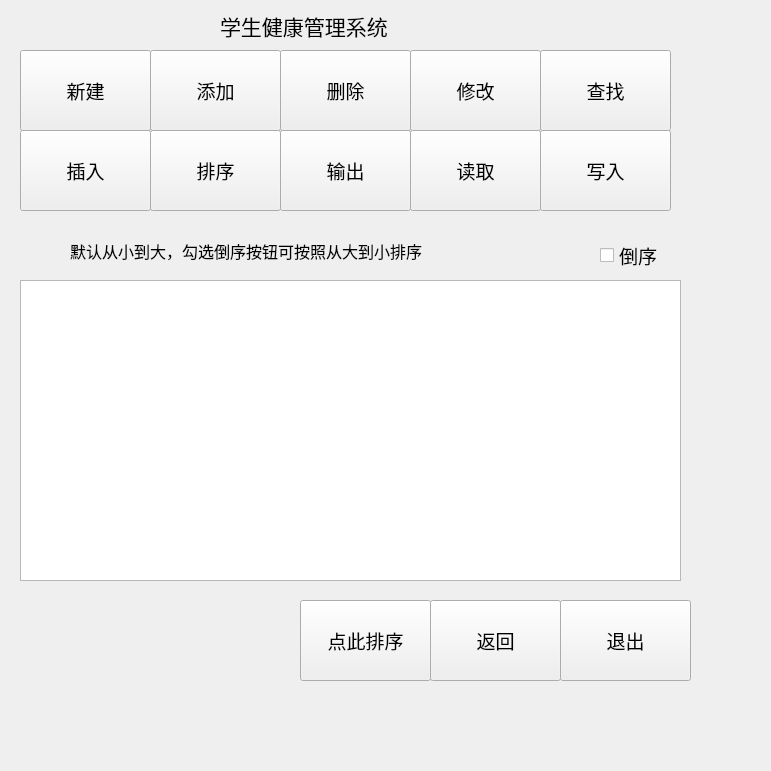
<?xml version="1.0" encoding="UTF-8"?>
<ui version="4.0">
 <class>rankWidget</class>
 <widget class="QWidget" name="rankWidget">
  <property name="geometry">
   <rect>
    <x>0</x>
    <y>0</y>
    <width>771</width>
    <height>771</height>
   </rect>
  </property>
  <property name="windowTitle">
   <string>Form</string>
  </property>
  <widget class="QTableWidget" name="tableWidget">
   <property name="geometry">
    <rect>
     <x>20</x>
     <y>280</y>
     <width>661</width>
     <height>301</height>
    </rect>
   </property>
  </widget>
  <widget class="QPushButton" name="rankingButton">
   <property name="geometry">
    <rect>
     <x>300</x>
     <y>600</y>
     <width>131</width>
     <height>81</height>
    </rect>
   </property>
   <property name="font">
    <font>
     <pointsize>14</pointsize>
    </font>
   </property>
   <property name="text">
    <string>点此排序</string>
   </property>
  </widget>
  <widget class="QPushButton" name="insertButton">
   <property name="geometry">
    <rect>
     <x>20</x>
     <y>130</y>
     <width>131</width>
     <height>81</height>
    </rect>
   </property>
   <property name="font">
    <font>
     <pointsize>14</pointsize>
    </font>
   </property>
   <property name="text">
    <string>插入</string>
   </property>
  </widget>
  <widget class="QPushButton" name="delButton">
   <property name="geometry">
    <rect>
     <x>280</x>
     <y>50</y>
     <width>131</width>
     <height>81</height>
    </rect>
   </property>
   <property name="font">
    <font>
     <pointsize>14</pointsize>
    </font>
   </property>
   <property name="text">
    <string>删除</string>
   </property>
  </widget>
  <widget class="QPushButton" name="addButton">
   <property name="geometry">
    <rect>
     <x>150</x>
     <y>50</y>
     <width>131</width>
     <height>81</height>
    </rect>
   </property>
   <property name="font">
    <font>
     <pointsize>14</pointsize>
    </font>
   </property>
   <property name="text">
    <string>添加</string>
   </property>
  </widget>
  <widget class="QPushButton" name="rankButton">
   <property name="geometry">
    <rect>
     <x>150</x>
     <y>130</y>
     <width>131</width>
     <height>81</height>
    </rect>
   </property>
   <property name="font">
    <font>
     <pointsize>14</pointsize>
    </font>
   </property>
   <property name="text">
    <string>排序</string>
   </property>
  </widget>
  <widget class="QPushButton" name="searchButton">
   <property name="geometry">
    <rect>
     <x>540</x>
     <y>50</y>
     <width>131</width>
     <height>81</height>
    </rect>
   </property>
   <property name="font">
    <font>
     <pointsize>14</pointsize>
    </font>
   </property>
   <property name="text">
    <string>查找</string>
   </property>
  </widget>
  <widget class="QPushButton" name="writeButton">
   <property name="geometry">
    <rect>
     <x>540</x>
     <y>130</y>
     <width>131</width>
     <height>81</height>
    </rect>
   </property>
   <property name="font">
    <font>
     <pointsize>14</pointsize>
    </font>
   </property>
   <property name="text">
    <string>写入</string>
   </property>
  </widget>
  <widget class="QPushButton" name="changeButton">
   <property name="geometry">
    <rect>
     <x>410</x>
     <y>50</y>
     <width>131</width>
     <height>81</height>
    </rect>
   </property>
   <property name="font">
    <font>
     <pointsize>14</pointsize>
    </font>
   </property>
   <property name="text">
    <string>修改</string>
   </property>
  </widget>
  <widget class="QPushButton" name="listButton">
   <property name="geometry">
    <rect>
     <x>280</x>
     <y>130</y>
     <width>131</width>
     <height>81</height>
    </rect>
   </property>
   <property name="font">
    <font>
     <pointsize>14</pointsize>
    </font>
   </property>
   <property name="text">
    <string>输出</string>
   </property>
  </widget>
  <widget class="QLabel" name="label">
   <property name="geometry">
    <rect>
     <x>220</x>
     <y>-40</y>
     <width>311</width>
     <height>131</height>
    </rect>
   </property>
   <property name="font">
    <font>
     <pointsize>16</pointsize>
    </font>
   </property>
   <property name="text">
    <string>学生健康管理系统</string>
   </property>
  </widget>
  <widget class="QPushButton" name="readButton">
   <property name="geometry">
    <rect>
     <x>410</x>
     <y>130</y>
     <width>131</width>
     <height>81</height>
    </rect>
   </property>
   <property name="font">
    <font>
     <pointsize>14</pointsize>
    </font>
   </property>
   <property name="text">
    <string>读取</string>
   </property>
  </widget>
  <widget class="QPushButton" name="establishButton">
   <property name="geometry">
    <rect>
     <x>20</x>
     <y>50</y>
     <width>131</width>
     <height>81</height>
    </rect>
   </property>
   <property name="font">
    <font>
     <pointsize>14</pointsize>
    </font>
   </property>
   <property name="text">
    <string>新建</string>
   </property>
  </widget>
  <widget class="QPushButton" name="returnButton">
   <property name="geometry">
    <rect>
     <x>430</x>
     <y>600</y>
     <width>131</width>
     <height>81</height>
    </rect>
   </property>
   <property name="font">
    <font>
     <pointsize>14</pointsize>
    </font>
   </property>
   <property name="text">
    <string>返回</string>
   </property>
  </widget>
  <widget class="QPushButton" name="exitButton">
   <property name="geometry">
    <rect>
     <x>560</x>
     <y>600</y>
     <width>131</width>
     <height>81</height>
    </rect>
   </property>
   <property name="font">
    <font>
     <pointsize>14</pointsize>
    </font>
   </property>
   <property name="text">
    <string>退出</string>
   </property>
  </widget>
  <widget class="QLabel" name="label_2">
   <property name="geometry">
    <rect>
     <x>70</x>
     <y>220</y>
     <width>651</width>
     <height>61</height>
    </rect>
   </property>
   <property name="font">
    <font>
     <pointsize>12</pointsize>
    </font>
   </property>
   <property name="text">
    <string>默认从小到大，勾选倒序按钮可按照从大到小排序</string>
   </property>
  </widget>
  <widget class="QCheckBox" name="checkBox">
   <property name="geometry">
    <rect>
     <x>600</x>
     <y>230</y>
     <width>201</width>
     <height>51</height>
    </rect>
   </property>
   <property name="font">
    <font>
     <pointsize>14</pointsize>
    </font>
   </property>
   <property name="text">
    <string>倒序</string>
   </property>
  </widget>
 </widget>
 <resources/>
 <connections/>
</ui>
